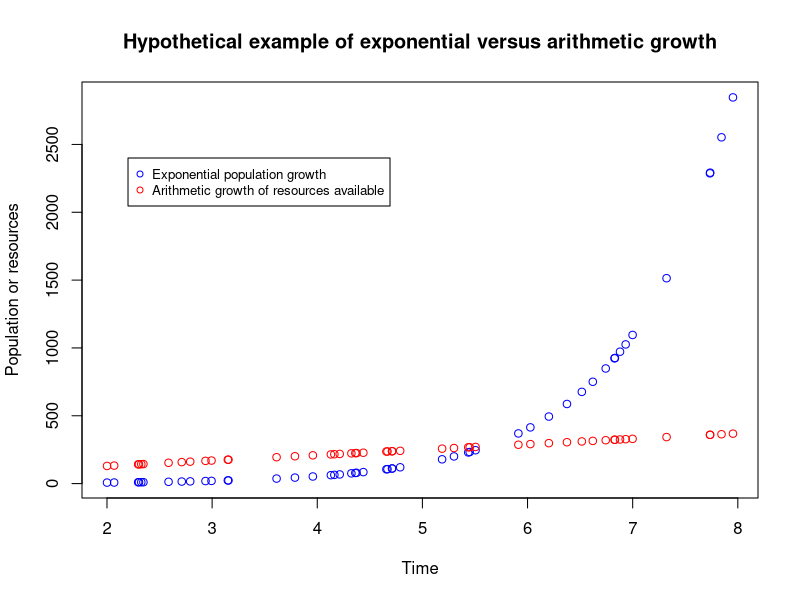
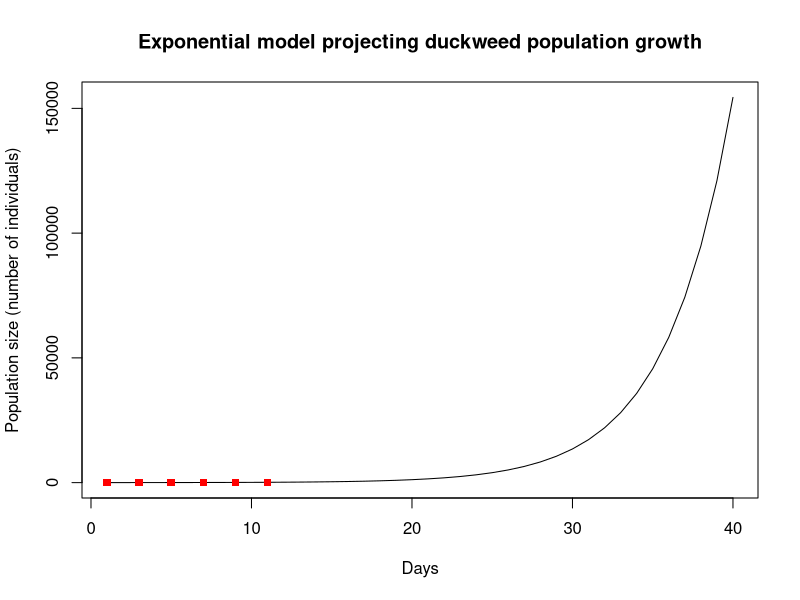
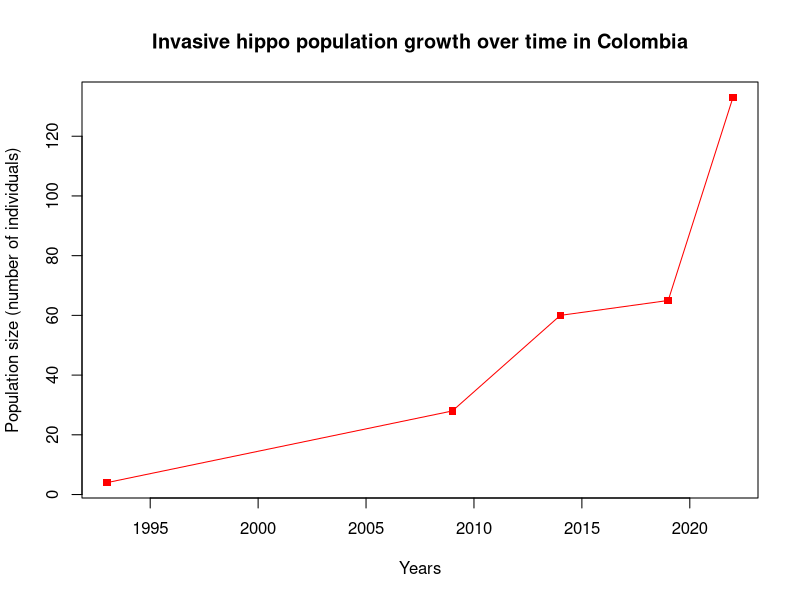
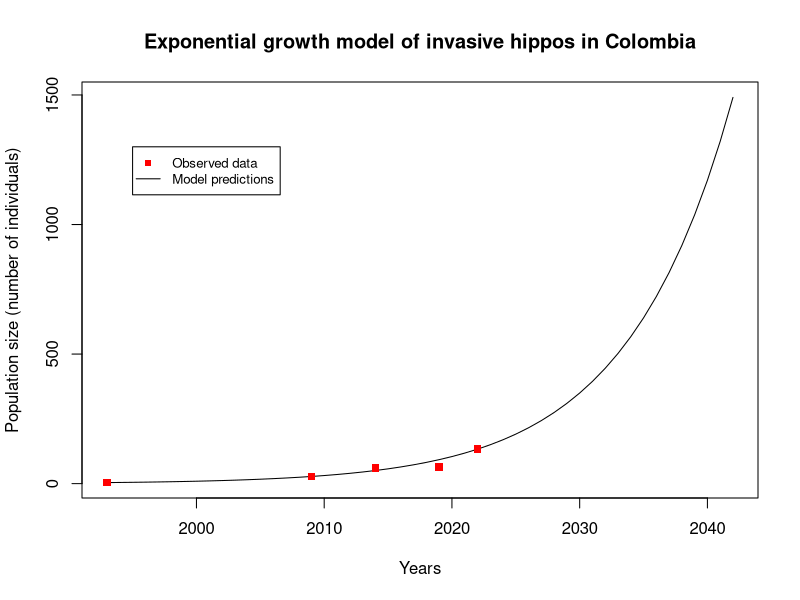

R code for these plots, in order:
## ---- chunk 1
knitr::opts_chunk$set(echo = TRUE,always_allow_html = TRUE, tidy.opts=list(width.cutoff=60), tidy=TRUE)
## ---- chunk 2
# Generate random numbers from an uniform distribution (runif(n, min, max))
x <- runif(50,2,8)

# Plot hypothetical exponential and linear growth patterns
plot(x,exp(x), lty=1, col = "blue", main="Hypothetical example of exponential versus arithmetic growth", xlab="Time", 
     ylab="Population or resources")
points(x,50+(40*x),col="red")
legend(2.2, 2400, legend=c("Exponential population growth", "Arithmetic growth of resources available"),
       col=c("blue", "red"), cex=0.8, pch=c(21,1))
## ---- chunk 3
# Let's practice: considering that an initial population of 100 individuals and a net reproductive rate of 1.5, what will be the total population size in 4 generations?

Ninitial <- 1000
R0 <- 1.2

# The net reproductive rate is multiplied several times to represent each of the 4 generations:

Nfuture <- (Ninitial*R0)*R0*R0*R0
Nfuture
## ---- chunk 4
lambda=1.45

#We can calculate how much a population will change in the next time step (eg., next year):
percentage_of_change=(lambda-1)*100
percentage_of_change
## ---- chunk 5
# We take note of the population growth of a given annual plant at different time periods:
year1 <- 74
year0 <- 35

# Applying the equation above we get the $\lambda$ growth rate over the first year period:
lambda <- year1/year0
lambda
## ---- chunk 6
# Here are population numbers for a given plant species at year 2 and year 0:
year2 <- 173
year0 <- 35

# The average weekly $\lambda$ is:
lambda <- (year2/year0)^(1/2)
## ---- chunk 7
# Let's create a dataframe using the duckweed population counts we have just obtained from the picture above:
duckweed <- data.frame(day=(c(1,3,5,7,9,11)),pop_size=(c(9,12,23,45,68,103)))

# Now, let's calculate the average daily $\lambda$:
lambda <- (duckweed[6, "pop_size"]/duckweed[1, "pop_size"])^(1/(duckweed[6, "day"]-duckweed[1, "day"]))
## ---- chunk 8
# And the r
r<-log(lambda)
## ---- chunk 9
# And here we simulate the growth of duckweeds over a 40-day period
N0 <- duckweed$pop_size[1]; t <- 1:40
cont.mat <- sapply(r, function(ri) N0 * exp(ri * t))
matplot(t, cont.mat, type = "l", col = 1, 
        main="Exponential model projecting duckweed population growth", 
     xlab="Days", ylab="Population size (number of individuals)")
points(duckweed$day, duckweed$pop_size,pch=15,col="red")
legend(1995, 1300, legend=c("Observed data", "Model predictions"),
       col=c("red", "black"), cex=0.8, lty= c(NA,1), pch=c(15,NA))
## ---- chunk 10
# We can use this equation to calculate the doubling time for our experimental duckweeds:
double <- 0.69/r
## ---- chunk 11
# First, let's create a data frame containing dates and respective population counts as in Shurin (2020). We added additional records obtained from news outlets:
hippo <- data.frame(year=c(1993, 2009, 2014, 2019, 2022),pop_size=(c(4, 28, 60, 65, 133)))

# source for 2014: Kremer (2014)
# source for 2009: Romero (2009)
# source for 2022: Varona (2022)

plot(hippo$year, hippo$pop_size, type="o", pch=15, col="red", 
     main="Invasive hippo population growth over time in Colombia", 
     xlab="Years", ylab="Population size (number of individuals)")
## ---- chunk 12
# Now, let's calculate the average yearly $\lambda$:
lambda <- (hippo[5, "pop_size"]/hippo[1, "pop_size"])^(1/(hippo[5, "year"]-hippo[1, "year"]))
## ---- chunk 13
# By taking the natural logarithm, we convert $\lambda$ to r
r<-log(lambda)
## ---- chunk 14
# To predict population sizes, we first set our initial population size
initial<-hippo$pop_size[1]

# And we create an empty vector in which we will later include population sizes for the next 50 years
pred.pop.expon<-vector("numeric", 50)

# Our modelling starts with initially observed population sizes
pred.pop.expon[1]<-initial

# And we add a function to calculate population sizes according to our previously estimated growth rates
for(i in 2:50){
  pred.pop.expon[i]<-pred.pop.expon[i-1]*lambda
  }

# Adding a dataframe to include our predictions
hippo.model <- data.frame(year=c(1993:(1993+49)),pop_size=pred.pop.expon)

# And plotting predicitons and observed data
plot(hippo.model$year, hippo.model$pop_size,type="l",
     main="Exponential growth model of invasive hippos in Colombia", 
     xlab="Years", ylab="Population size (number of individuals)")
points(hippo$year, hippo$pop_size,pch=15,col="red")
legend(1995, 1300, legend=c("Observed data", "Model predictions"),
       col=c("red", "black"), cex=0.8, lty= c(NA,1), pch=c(15,NA))
